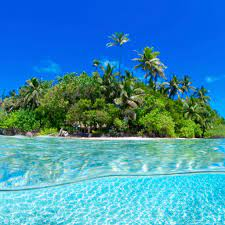
#> input picture practical/1.jpg, 225 x 225 px
$ jupyter execute task4.2.ipynb
#> lines starting #> are read from the running program, lines starting #| are printed output that depends on the picture
[cell 1]
import cv2
import numpy as np
ph1=np.array(cv2.imread("1.jpg"));
#> ph1 is the input picture: shape (225, 225, 3); mean B, G, R 178.1, 141.9, 62.6
ph2=np.array(cv2.imread("2.jpg"));
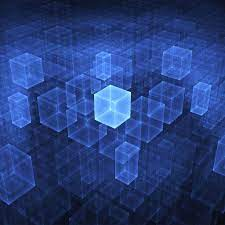
#> input picture practical/2.jpg, 225 x 225 px
#> ph2 is the input picture: shape (225, 225, 3); mean B, G, R 125, 62.4, 38.7
cv2.imshow('myimg1',ph1)
cv2.waitKey()
cv2.destroyAllWindows()

[cell 2]
cv2.imshow('myimg2',ph2)
cv2.waitKey()
cv2.destroyAllWindows()

[cell 3]
cph1=ph1[50:200,50:200]
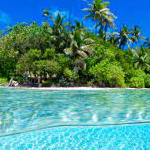
#> cph1: shape (150, 150, 3); mean B, G, R 143.6, 144.4, 77.8
ph2[50:200,50:200]=cph1
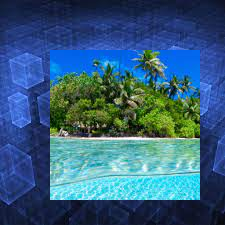
#> ph2: shape (225, 225, 3); mean B, G, R 125.1, 93.9, 53.1
cv2.imshow('myimg2aftercrop',ph2)
cv2.waitKey()
cv2.destroyAllWindows()
